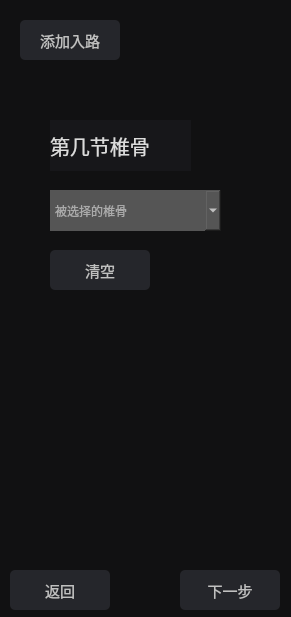
<?xml version="1.0" encoding="UTF-8"?>
<ui version="4.0">
 <class>RoutePlan2Widget</class>
 <widget class="QWidget" name="RoutePlan2Widget">
  <property name="geometry">
   <rect>
    <x>0</x>
    <y>0</y>
    <width>291</width>
    <height>617</height>
   </rect>
  </property>
  <property name="windowTitle">
   <string>Form</string>
  </property>
  <property name="styleSheet">
   <string notr="true">background-color: rgb(17, 17, 18);</string>
  </property>
  <widget class="QPushButton" name="addRouteButton">
   <property name="geometry">
    <rect>
     <x>20</x>
     <y>20</y>
     <width>100</width>
     <height>40</height>
    </rect>
   </property>
   <property name="styleSheet">
    <string notr="true">QPushButton {
background-color: rgb(37, 38, 43);
color: rgb(192, 192, 192);
font-size:15px;
border-radius: 5px;
min-width: 100px;
min-height: 40px;
}
QPushButton:hover{
background-color: rgb(70, 72, 81);
}
QPushButton:pressed {
background-color: rgb(245, 245, 245);
}</string>
   </property>
   <property name="text">
    <string>添加入路</string>
   </property>
  </widget>
  <widget class="QPushButton" name="backButton">
   <property name="geometry">
    <rect>
     <x>10</x>
     <y>570</y>
     <width>100</width>
     <height>40</height>
    </rect>
   </property>
   <property name="styleSheet">
    <string notr="true">QPushButton {
background-color: rgb(37, 38, 43);
color: rgb(192, 192, 192);
font-size:15px;
border-radius: 5px;
min-width: 100px;
min-height: 40px;
}
QPushButton:hover{
background-color: rgb(70, 72, 81);
}
QPushButton:pressed {
background-color: rgb(245, 245, 245);
}</string>
   </property>
   <property name="text">
    <string>返回</string>
   </property>
  </widget>
  <widget class="QPushButton" name="nextButton">
   <property name="geometry">
    <rect>
     <x>180</x>
     <y>570</y>
     <width>100</width>
     <height>40</height>
    </rect>
   </property>
   <property name="styleSheet">
    <string notr="true">QPushButton {
background-color: rgb(37, 38, 43);
color: rgb(192, 192, 192);
font-size:15px;
border-radius: 5px;
min-width: 100px;
min-height: 40px;
}
QPushButton:hover{
background-color: rgb(70, 72, 81);
}
QPushButton:pressed {
background-color: rgb(245, 245, 245);
}</string>
   </property>
   <property name="text">
    <string>下一步</string>
   </property>
  </widget>
  <widget class="QLabel" name="label">
   <property name="geometry">
    <rect>
     <x>50</x>
     <y>120</y>
     <width>141</width>
     <height>51</height>
    </rect>
   </property>
   <property name="styleSheet">
    <string notr="true">background-color:rgb(23, 23, 26);
color:rgb(220, 220, 220);
qproperty-alignment: AlignCenter;
font-size:20px;

</string>
   </property>
   <property name="text">
    <string>第几节椎骨</string>
   </property>
  </widget>
  <widget class="QComboBox" name="vertebraSelected">
   <property name="geometry">
    <rect>
     <x>50</x>
     <y>190</y>
     <width>171</width>
     <height>41</height>
    </rect>
   </property>
   <property name="sizePolicy">
    <sizepolicy hsizetype="Fixed" vsizetype="Fixed">
     <horstretch>0</horstretch>
     <verstretch>0</verstretch>
    </sizepolicy>
   </property>
   <property name="styleSheet">
    <string notr="true">background-color: rgb(85, 85, 85);
color: rgb(255, 255, 255);
border: none;
text-align: center</string>
   </property>
   <property name="placeholderText">
    <string>被选择的椎骨</string>
   </property>
  </widget>
  <widget class="QPushButton" name="cleanButton">
   <property name="geometry">
    <rect>
     <x>50</x>
     <y>250</y>
     <width>100</width>
     <height>40</height>
    </rect>
   </property>
   <property name="styleSheet">
    <string notr="true">QPushButton {
background-color: rgb(37, 38, 43);
color: rgb(192, 192, 192);
font-size:15px;
border-radius: 5px;
min-width: 100px;
min-height: 40px;
}
QPushButton:hover{
background-color: rgb(70, 72, 81);
}
QPushButton:pressed {
background-color: rgb(245, 245, 245);
}</string>
   </property>
   <property name="text">
    <string>清空</string>
   </property>
  </widget>
 </widget>
 <resources/>
 <connections/>
</ui>
